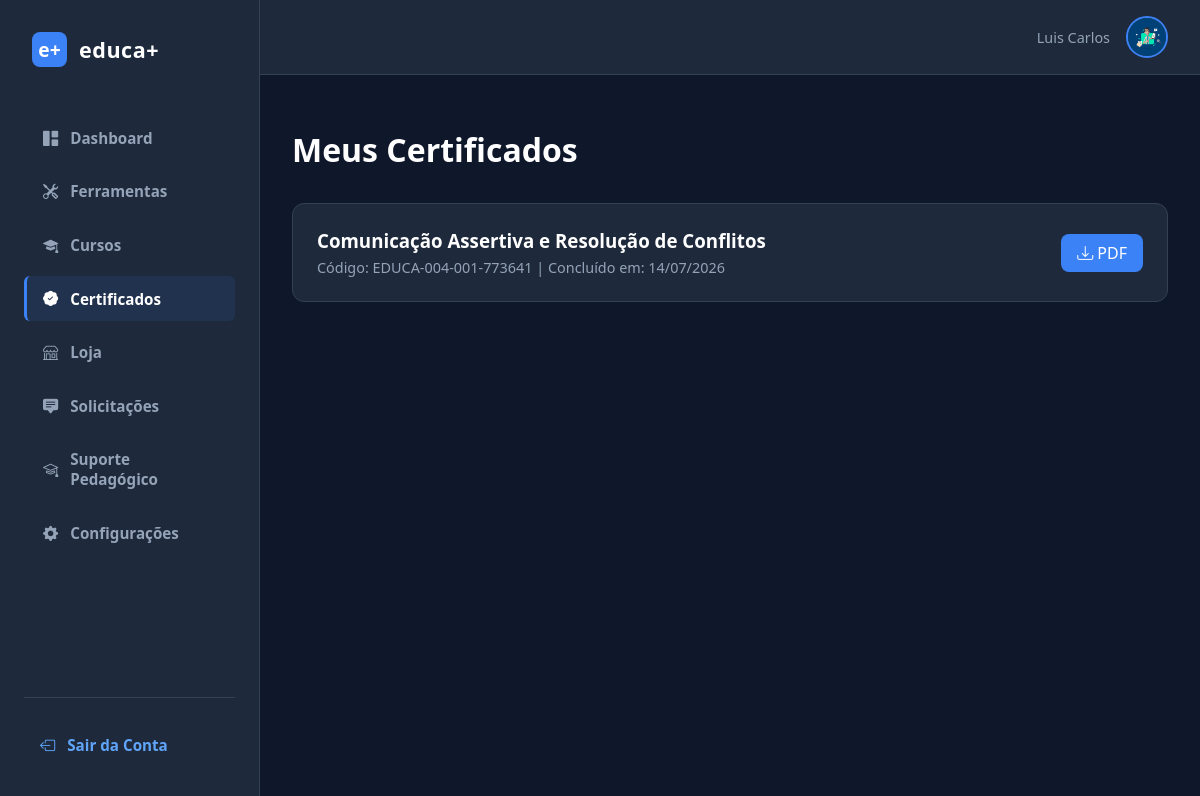
Page /certificados.php (signed in) on the committed database.
### tables this page shows
CREATE TABLE certificados (
  id INT AUTO_INCREMENT PRIMARY KEY,
  usuario_id INT NOT NULL,
  curso_nome VARCHAR(150) NOT NULL,
  carga_horaria INT NOT NULL,
  data_conclusao DATE NOT NULL,
  codigo_validacao VARCHAR(50) NOT NULL,
  validade DATE NULL,
  UNIQUE KEY codigo_validacao (codigo_validacao),
  KEY usuario_id (usuario_id),
  CONSTRAINT certificados_ibfk_1 FOREIGN KEY (usuario_id) REFERENCES usuarios(id) ON DELETE CASCADE
);

### app/autoload.php (called while the page is built, shortened)
<?php
spl_autoload_register(function ($classe) {
    $prefixo = 'App\\';
    $diretorioBase = __DIR__ . '/';
    $classeRelativa = substr($classe, strlen($prefixo));
    $arquivo = $diretorioBase . str_replace('\\', '/', $classeRelativa) . '.php';
});

### app/Core/Database.php (called while the page is built, shortened)
<?php
class Database
{
    private static ?PDO $instancia = null;
    public static function getConexao(): PDO
    {
        if (self::$instancia === null) {
            $host = 'localhost';
            $db   = 'plataforma_treinamento';
            $user = 'root';
            $pass = '';
            $sgbd = 'mysql';
            try {
                self::$instancia = new PDO("$sgbd:host=$host;dbname=$db;charset=utf8mb4", $user, $pass);
                self::$instancia->setAttribute(PDO::ATTR_ERRMODE, PDO::ERRMODE_EXCEPTION);
                self::$instancia->setAttribute(PDO::ATTR_DEFAULT_FETCH_MODE, PDO::FETCH_ASSOC);
            } catch (PDOException $e) {
                error_log('[Database::getConexao] ' . $e->getMessage());
                die("Não foi possível conectar ao banco de dados. Verifique se o MySQL está rodando e tente novamente.");
            }
        }
        return self::$instancia;
    }
}

### app/Controllers/CertificadoController.php (called while the page is built, shortened)
<?php
class CertificadoController
{
    private Certificado $certificadoModel;
    public function __construct()
    {
        $this->certificadoModel = new Certificado();
    }
    public function listarDoUsuario(int $usuarioId): array
    {
        try {
            return $this->certificadoModel->porUsuario($usuarioId);
        } catch (\PDOException $e) {
            return [];
        }
    }
}

### app/Core/Model.php (called while the page is built, shortened)
<?php
abstract class Model
{
    public function __construct()
    {
        $this->db = Database::getConexao();
    }
}

### app/Models/Certificado.php (called while the page is built, shortened)
<?php
class Certificado extends Model
{
    public function porUsuario(int $usuarioId): array
    {
        $stmt = $this->db->prepare("SELECT * FROM certificados WHERE usuario_id = :usuario_id ORDER BY data_conclusao DESC");
        $stmt->execute(['usuario_id' => $usuarioId]);
        return $stmt->fetchAll();
    }
}

### certificados.php (the view, shortened to what this page needs)
<?php
require_once __DIR__ . '/app/autoload.php';
require_once 'includes/header.php';
$usuario_id = $_SESSION['usuario_id'];
$certificados = (new CertificadoController())->listarDoUsuario((int)$usuario_id);
?>
<div class="main-container">
    <?php require_once 'includes/sidebar.php'; ?>
    <main class="main-content">
        <h1 style="color: var(--text-white); margin-bottom: 2rem;">Meus Certificados</h1>
        <?php if (empty($certificados)): ?>
            <p style="color: var(--text-gray);">Nenhum certificado emitido. Complete um curso para receber o seu!</p>
        <?php else: ?>
            <div style="display: grid; gap: 1rem;">
                <?php foreach ($certificados as $cert): ?>
                    <div style="background: var(--bg-card); padding: 1.5rem; border-radius: 12px; display: flex; justify-content: space-between; align-items: center; border: 1px solid var(--border-color);">
                        <div>
                            <h3 style="color: var(--text-white); margin: 0;"><?php echo htmlspecialchars($cert['curso_nome']); ?></h3>
                            <p style="color: var(--text-gray); margin: 0.3rem 0 0 0; font-size: 0.9rem;">
                                Código: <?php echo $cert['codigo_validacao']; ?> | Concluído em: <?php echo date('d/m/Y', strtotime($cert['data_conclusao'])); ?>
                            </p>
                        </div>
                        <a href="emitir_certificado.php?id=<?php echo $cert['id']; ?>" class="btn-personalizado" style="text-decoration: none; padding: 0.5rem 1rem;">
                            <i class="bi bi-download"></i> PDF
                        </a>
                    </div>
                <?php endforeach; ?>
            </div>
        <?php endif; ?>
    </main>
</div>

### css/style.css (style rules this page uses)
:root { --primary: #3b82f6; --btn-color: #3b82f6; --bg-dark: #0f172a; --bg-card: #1e293b; --text-gray: #94a3b8; --text-white: #ffffff; }
body { margin: 0; font-family: 'Segoe UI', Tahoma, Geneva, Verdana, sans-serif; background-color: var(--bg-dark); color: var(--text-white); }
.main-container { display: flex; flex: 1; width: 100%; align-items: stretch; }
.main-content { flex: 1; min-width: 0; padding: 2rem; box-sizing: border-box; }
.btn-personalizado { background-color: var(--btn-color, var(--primary)) !important; color: white; padding: 0.8rem 1.5rem; border: none; border-radius: 8px; cursor: pointer; }

### rows in the picture
certificados: curso_nome "Comunicação Assertiva e Resolução de Conflitos", codigo_validacao "EDUCA-004-001-773641", data_conclusao "14/07/2026"

### other values in the picture
$item['nome'] "Dashboard"
$item['nome'] "Ferramentas"
$item['nome'] "Cursos"
$item['nome'] "Certificados"
$item['nome'] "Loja"
$item['nome'] "Solicitações"
$item['nome'] "Suporte Pedagógico"
$item['nome'] "Configurações"
$_SESSION['usuario_nome'] "Luis Carlos"
